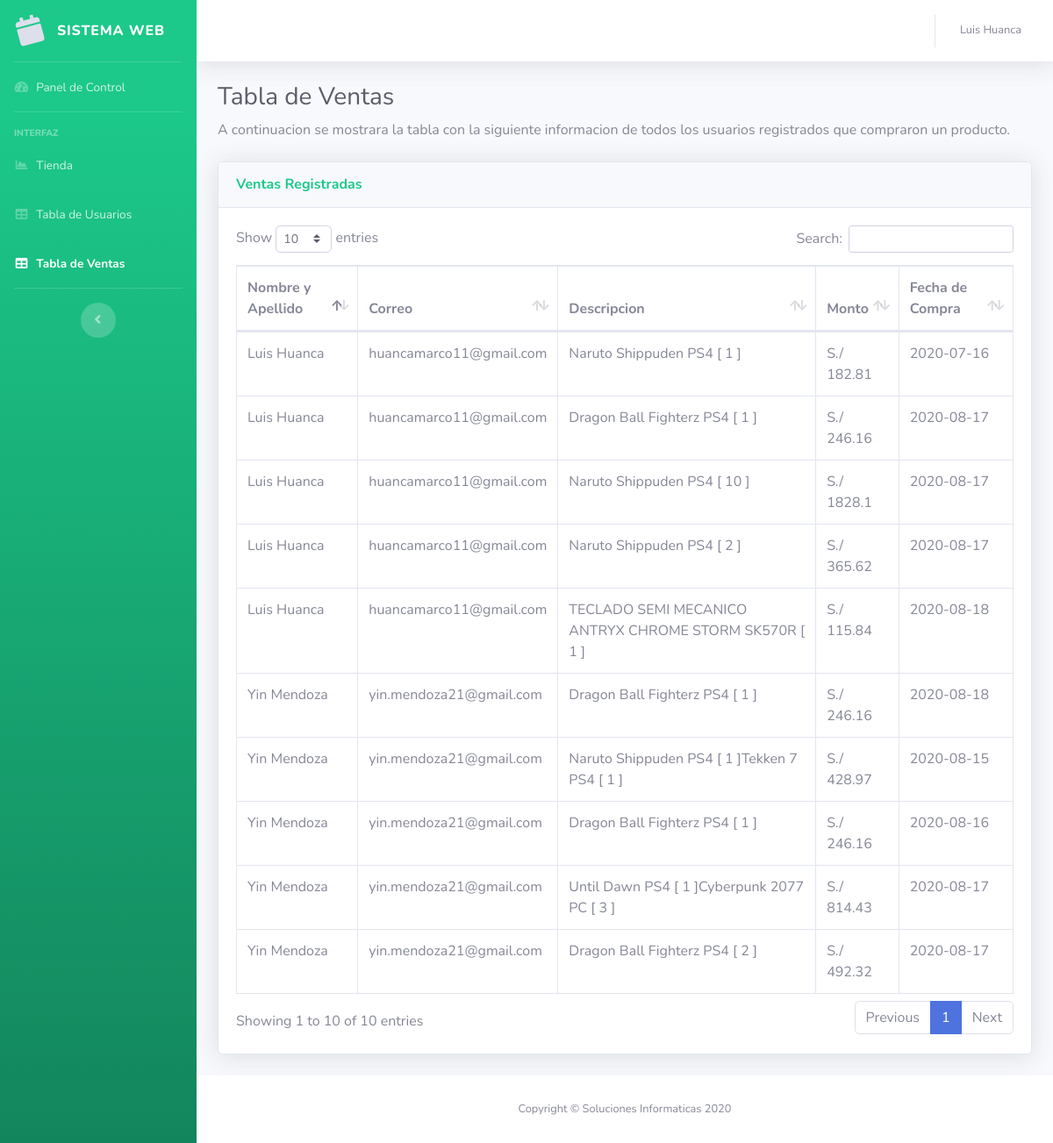
Page /tablaventas.php (signed in) on the committed database.
### tables this page shows
CREATE TABLE `usuarios` (
  `id` int(11) NOT NULL,
  `usuario` varchar(40) NOT NULL,
  `password` varchar(50) NOT NULL,
  `nombreUsuario` varchar(40) NOT NULL,
  `apellidoUsuario` varchar(40) NOT NULL,
  `correoUsuario` varchar(80) NOT NULL,
  `last_session` datetime DEFAULT NULL,
  `activacion` int(11) NOT NULL DEFAULT 0,
  `token` varchar(40) NOT NULL,
  `token_password` varchar(100) DEFAULT NULL,
  `password_request` int(11) DEFAULT 0,
  `tipoUsuario` int(11) NOT NULL
);

CREATE TABLE `carro_producto` (
  `idCarro` int(11) NOT NULL,
  `idProducto` int(11) NOT NULL,
  `cantidadCarro` int(11) NOT NULL,
  `subtotalCarro` float NOT NULL
);

CREATE TABLE `productos` (
  `idProducto` int(11) NOT NULL,
  `idCategoria` int(10) NOT NULL,
  `nombreProducto` varchar(60) NOT NULL,
  `descripcionProducto` varchar(200) NOT NULL,
  `precioProducto` float NOT NULL,
  `imagenUrl` varchar(200) NOT NULL,
  `descripciondProducto` varchar(1000) DEFAULT NULL
);

CREATE TABLE `carro_usuario` (
  `idCarro` int(11) NOT NULL,
  `idUsuario` int(11) NOT NULL,
  `totalCarro` float NOT NULL DEFAULT 0,
  `carroAceptado` int(11) NOT NULL DEFAULT 0,
  `fechaCompra` date DEFAULT NULL
);

### tablaventas.php (the view, shortened to what this page needs)
<?php
$nombre = $_SESSION['nombreUsuario'];
$apellido = $_SESSION['apellidoUsuario'];
require 'conection.php';
$sql = "SELECT * FROM carro_usuario WHERE carroAceptado=1";
$resultado = $mysqli-> query($sql);
?>
<!DOCTYPE html>
<html lang="en">
<head>
  <link href="vendor/fontawesome-free/css/all.min.css" rel="stylesheet" type="text/css">
  <link href="css/sb-admin-2.min.css" rel="stylesheet">
  <link href="vendor/datatables/dataTables.bootstrap4.min.css" rel="stylesheet">
</head>
<body id="page-top">
  <div id="wrapper">
    <ul class="navbar-nav bg-gradient-success sidebar sidebar-dark accordion" id="accordionSidebar">
      <a class="sidebar-brand d-flex align-items-center justify-content-center" href="principal.php">
        <div class="sidebar-brand-icon rotate-n-15">
        <i class="fas fa-calendar fa-2x text-gray-300"></i>
        </div>
        <div class="sidebar-brand-text mx-3">Sistema Web</div>
      </a>
      <hr class="sidebar-divider my-0">
      <li class="nav-item">
        <a class="nav-link" href="principal.php">
          <i class="fas fa-fw fa-tachometer-alt"></i>
          <span>Panel de Control</span></a>
      </li>
      <hr class="sidebar-divider">
      <div class="sidebar-heading">
        Interfaz
      </div>
      <li class="nav-item">
        <a class="nav-link" href="homeshop.php">
          <i class="fas fa-fw fa-chart-area"></i>
          <span>Tienda</span></a>
      </li>
      <li class="nav-item">
        <a class="nav-link" href="tabla.php">
          <i class="fas fa-fw fa-table"></i>
          <span>Tabla de Usuarios</span></a>
      </li>
      <li class="nav-item active">
        <a class="nav-link" href="tablaventas.php">
          <i class="fas fa-fw fa-table"></i>
          <span>Tabla de Ventas</span></a>
      </li>
      <hr class="sidebar-divider d-none d-md-block">
      <div class="text-center d-none d-md-inline">
        <button class="rounded-circle border-0" id="sidebarToggle"></button>
      </div>
    </ul>
    <div id="content-wrapper" class="d-flex flex-column">
      <div id="content">
        <nav class="navbar navbar-expand navbar-light bg-white topbar mb-4 static-top shadow">
          <ul class="navbar-nav ml-auto">
            <li class="nav-item dropdown no-arrow">
              <a class="nav-link dropdown-toggle" href="#" id="userDropdown" role="button" data-toggle="dropdown" aria-haspopup="true" aria-expanded="false">
                <span class="mr-2 d-none d-lg-inline text-gray-600 small"><?php echo $nombre," ",$apellido;?></span>
              </a>
            </li>
          </ul>
        </nav>
        <div class="container-fluid">
          <h1 class="h3 mb-2 text-gray-800">Tabla de Ventas</h1>
          <p class="mb-4">A continuacion se mostrara la tabla con la siguiente informacion de todos los usuarios registrados que compraron un producto.</p>
          <div class="card shadow mb-4">
            <div class="card-header py-3">
              <h6 class="m-0 font-weight-bold text-success">Ventas Registradas</h6>
            </div>
            <div class="card-body">
              <div class="table-responsive">
                <table class="table table-bordered" id="dataTable" width="100%" cellspacing="0">
                  <thead>
                    <tr>
                      <th>Nombre y Apellido</th>
                      <th>Correo</th>
                      <th>Descripcion</th>
                      <th>Monto</th>
                      <th>Fecha de Compra</th>
                    </tr>
                  </thead>
                  <tbody>
                      <?php
                      while ($row = $resultado->fetch_assoc()){
                      ?>
                      <tr>
                          <td>
                          <?php
                          $idusuario = $row['idUsuario'];
                          $sql2 = "SELECT nombreUsuario,apellidoUsuario,correoUsuario FROM usuarios WHERE id=$idusuario";
                          $resultado2 = $mysqli-> query($sql2);
                          while ($row2 = $resultado2->fetch_assoc()){
                             echo $row2['nombreUsuario'];echo " "; echo $row2['apellidoUsuario'];
                            ?>
                          <td>
                          <?php echo $row2['correoUsuario'];?>
                          </td>
                          <?php }?>
                          <td>
                          <?php
                            $idcarro = $row['idCarro'];
                            $sql2 = "SELECT p."."nombreProducto , c.cantidadCarro
                            FROM productos p INNER JOIN carro_producto c ON p.idProducto=c.idProducto WHERE c.idCarro=$idcarro";
                            $resultado2 = $mysqli-> query($sql2);
                            while ($row2 = $resultado2->fetch_assoc()){
                            echo $row2['nombreProducto']." [ ".$row2['cantidadCarro']." ]";
                            }
                            ?>
                          </td>
                          <td>
                            S./ <?php echo $row['totalCarro'];?>
                          </td>
                          <td>
                          <?php echo $row['fechaCompra'];?>
                          </td>
                      </tr>
                      <?php }?>
                  </tbody>
                </table>
              </div>
            </div>
          </div>
        </div>
      </div>
      <footer class="sticky-footer bg-white">
        <div class="container my-auto">
          <div class="copyright text-center my-auto">
            <span>Copyright &copy; Soluciones Informaticas 2020</span>
          </div>
        </div>
      </footer>
    </div>
  </div>
</body>
</html>

### rows in the picture
carro_usuario: totalCarro "182.81", fechaCompra "2020-07-16"
usuarios: nombreUsuario "Luis", apellidoUsuario "Huanca", correoUsuario "huancamarco11@gmail.com"
carro_producto: idProducto.nombreProducto "Naruto Shippuden PS4", cantidadCarro "1"
carro_usuario: totalCarro "246.16", fechaCompra "2020-08-18"
usuarios: nombreUsuario "Yin", apellidoUsuario "Mendoza", correoUsuario "yin.mendoza21@gmail.com"
carro_producto: idProducto.nombreProducto "Dragon Ball Fighterz PS4", cantidadCarro "1"
carro_usuario: totalCarro "428.97", fechaCompra "2020-08-15"
carro_producto: idProducto.nombreProducto "Naruto Shippuden PS4", cantidadCarro "1"
carro_producto: idProducto.nombreProducto "Tekken 7 PS4", cantidadCarro "1"
carro_usuario: totalCarro "246.16", fechaCompra "2020-08-16"
carro_producto: idProducto.nombreProducto "Dragon Ball Fighterz PS4", cantidadCarro "1"
carro_usuario: totalCarro "814.43", fechaCompra "2020-08-17"
carro_producto: idProducto.nombreProducto "Until Dawn PS4", cantidadCarro "1"
carro_producto: idProducto.nombreProducto "Cyberpunk 2077 PC", cantidadCarro "3"
carro_usuario: totalCarro "246.16", fechaCompra "2020-08-17"
carro_producto: idProducto.nombreProducto "Dragon Ball Fighterz PS4", cantidadCarro "1"
carro_usuario: totalCarro "1828.1", fechaCompra "2020-08-17"
carro_producto: idProducto.nombreProducto "Naruto Shippuden PS4", cantidadCarro "10"
carro_usuario: totalCarro "365.62", fechaCompra "2020-08-17"
carro_producto: idProducto.nombreProducto "Naruto Shippuden PS4", cantidadCarro "2"
carro_usuario: totalCarro "115.84", fechaCompra "2020-08-18"
carro_producto: idProducto.nombreProducto "TECLADO SEMI MECANICO ANTRYX CHROME STORM SK570R", cantidadCarro "1"
carro_usuario: totalCarro "492.32", fechaCompra "2020-08-17"
carro_producto: idProducto.nombreProducto "Dragon Ball Fighterz PS4", cantidadCarro "2"

### other values in the picture
$nombre "Luis"
$apellido "Huanca"
